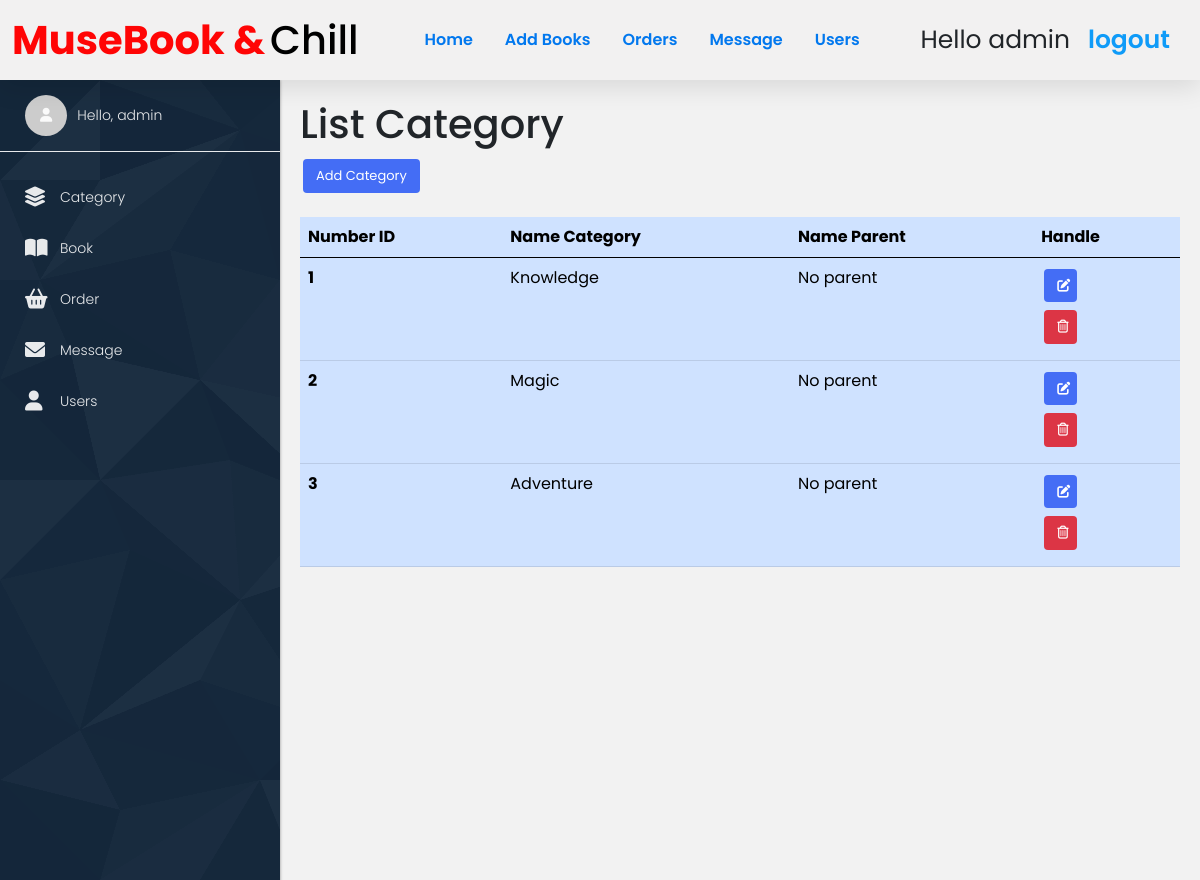
Page /list_category.php (signed in) on the committed database.
### tables this page shows
CREATE TABLE `category` (
  `id_category` int(11) NOT NULL,
  `name` varchar(255) NOT NULL,
  `id_parent` int(11) NOT NULL
);

### list_category.php (the view, shortened to what this page needs)
<!DOCTYPE html>
<html lang="en">
<head>
    <link rel="stylesheet" href="https://cdnjs.cloudflare.com/ajax/libs/font-awesome/6.0.0/css/all.min.css">
    <link href="https://cdn.jsdelivr.net/npm/bootstrap@5.0.2/dist/css/bootstrap.min.css" rel="stylesheet">
    <link rel="stylesheet" href="./css/admin.css">
</head>
<?php
include 'config.php';
$listCategory = $conn->query("SELECT * FROM category");
?>
<body>
    <?php include 'admin_header.php'; ?>
    <div class="wrapper">
        <?php include './admin_sidebar.php' ?>
        <div class="container-admin">
            <h1 class="title mb-2">List Category</h1>
            <a href="add_category.php" class="btn btn-primary mb-4">Add Category</a>
            <table class="table table-primary table-hover">
                <thead>
                    <tr>
                        <th scope="col">Number ID</th>
                        <th scope="col">Name Category</th>
                        <th scope="col">Name Parent</th>
                        <th scope="col">Handle</th>
                    </tr>
                </thead>
                <tbody>
                    <?php
                        if($listCategory->num_rows){
                            $i = 0;
                            while($row = $listCategory->fetch_assoc()){
                                $i++;
                    ?>
                    <tr>
                        <th scope="row"><?=$i?></th>
                        <td><?=$row['name']?></td>
                        <td>
                            <?php
                                if($row['id_parent'] == 0){
                            ?>
                            No parent
                            <?php
                                }else{
                                    $listParent = $conn->query("SELECT * FROM category WHERE id_category = ".$row['id_parent']);
                                    $rowParent = $listParent->fetch_assoc();
                                    echo $rowParent['name'];
                                }
                            ?>
                        </td>
                        <td>
                            <a href="update_category.php?id=<?=$row['id_category']?>" class="btn btn-primary d-block w-25 mb-2 rounded"><i class="fa-solid fa-pen-to-square"></i></a>
                            <a href="delete_category.php?id=<?=$row['id_category']?>" onclick="return confirm('Do you want delete this category?');" class="btn btn-danger d-block w-25 mb-2 rounded"><i class="fa-regular fa-trash-can"></i></a>
                        </td>
                    </tr>
                    <?php
                            }
                        }else{
                    ?>
                    <tr>
                        <td colspan="4" align="center">No records</td>
                    </tr>
                    <?php } ?>
                </tbody>
            </table>
        </div>
    </div>
</body>
</html>

### css/admin.css (style rules this page uses)
* { text-decoration: none; margin: 0; padding: 0; font-family: "Poppins", sans-serif; box-sizing: border-box; outline: none; border: none; }
.btn:not(:disabled):not(.disabled) { cursor: pointer; }
.btn-primary { color: #fff; background-color: rgb(68, 109, 245); border-color: rgb(14, 13, 13); }
.btn { display: inline-block; font-weight: 400; text-align: center; white-space: nowrap; vertical-align: middle; user-select: none; border: 1px solid transparent; padding: 0.375rem 0.75rem; font-size: 13px; margin: 3px; line-height: 1.5; border-radius: 0.25rem; transition: color .15s ease-in-out,background-color .15s ease-in-out,border-color .15s ease-in-out,box-shadow .15s ease-in-out; }
a { color: #ff0000; text-decoration: none; background-color: transparent; }
.wrapper { display: flex; height: 100%; }
.container-admin { flex: 1; padding: 20px 20px 20px 300px; background-color: #f2f2f2; height: 100vh; }

### rows in the picture
category: name "Knowledge", id_parent "No parent"
category: name "Magic", id_parent "No parent"
category: name "Adventure", id_parent "No parent"

### other values in the picture
$_SESSION['admin_name'] "admin"
